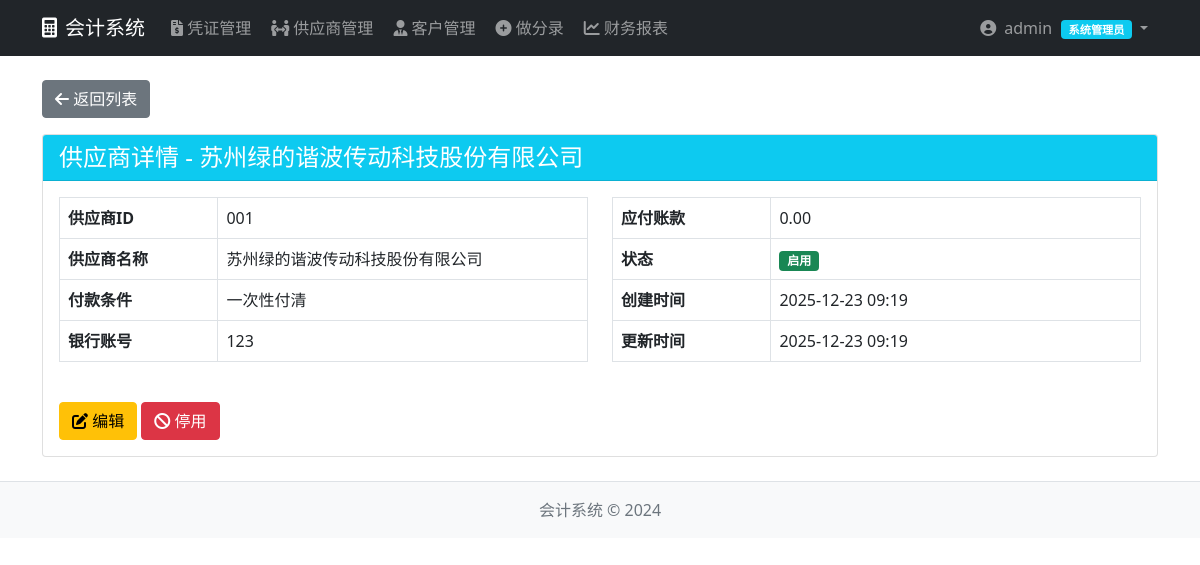
The page /finance/suppliers/001/ (signed in) on the database its author committed.
### users_app/models.py (models this page shows, shortened)
class UserProfile(models.Model):
    user = models.OneToOneField(User, on_delete=models.CASCADE, related_name='profile', verbose_name="关联用户")
    role = models.ForeignKey(Role, on_delete=models.PROTECT, verbose_name="所属角色")
    department = models.CharField(max_length=50, verbose_name="所属部门")
    employee_id = models.CharField(max_length=20, unique=True, verbose_name="员工编号")
    phone = models.CharField(max_length=11, blank=True, null=True, verbose_name="联系电话")
    status = models.CharField(
        max_length=20,
        choices=[('ACTIVE', '启用'), ('INACTIVE', '停用')],
        default='ACTIVE',
        verbose_name="状态"
    )
    update_time = models.DateTimeField(auto_now=True, verbose_name="更新时间")
    class Meta:
        verbose_name = "用户扩展信息"
        verbose_name_plural = "用户扩展信息"
        ordering = ['employee_id']

class Role(models.Model):
    ROLE_TYPE_CHOICES = [
        ('ADMIN', '系统管理员'),
        ('GENERAL_ACCOUNTANT', '总账会计'),
        ('PURCHASE_ACCOUNTANT', '采购会计'),
        ('SALES_ACCOUNTANT', '销售会计'),
        ('CASHIER', '出纳'),
        ('ACCOUNTANT_SUPERVISOR', '会计主管'),
        ('EMPLOYEE', '普通员工'),
        ('HR_STAFF', '人事专员'),
    ]
    role_code = models.CharField(max_length=30, primary_key=True, verbose_name="角色编码")
    role_name = models.CharField(max_length=50, choices=ROLE_TYPE_CHOICES, unique=True, verbose_name="角色名称")
    role_desc = models.TextField(blank=True, null=True, verbose_name="角色描述")
    related_use_cases = models.TextField(blank=True, null=True, verbose_name="关联用例（编号）")
    create_time = models.DateTimeField(auto_now_add=True, verbose_name="创建时间")
    class Meta:
        verbose_name = "角色"
        verbose_name_plural = "角色"
        ordering = ['role_code']

### finance_app/models.py (models this page shows, shortened)
class Supplier(models.Model):
    STATUS_CHOICES = [
        ('ACTIVE', '启用'),
        ('INACTIVE', '停用'),
    ]
    supplier_id = models.CharField(max_length=20, primary_key=True, verbose_name="供应商ID")
    supplier_name = models.CharField(max_length=100, null=False, blank=False, verbose_name="供应商名称")
    payment_terms = models.CharField(max_length=50, null=True, blank=True, verbose_name="付款条件")
    current_payable = models.DecimalField(max_digits=15, decimal_places=2, default=0.00,
                                          verbose_name="当前应付账款")
    bank_account = models.CharField(max_length=50, null=True, blank=True, verbose_name="银行账号")
    status = models.CharField(
        max_length=20,
        choices=STATUS_CHOICES,
        null=False,
        blank=False,
        default='ACTIVE',
        verbose_name="状态"
    )
    create_time = models.DateTimeField(auto_now_add=True, verbose_name="创建时间")
    update_time = models.DateTimeField(auto_now=True, verbose_name="更新时间")
    class Meta:
        db_table = 'suppliers'  # 显式指定数据库表名
        verbose_name = "供应商"
        verbose_name_plural = "供应商"
        ordering = ['supplier_id']

### finance_app/views.py (the view, shortened to what this page needs)
        def _wrapped_view(request, *args, **kwargs):
            if not request.user.is_authenticated:
                return redirect('users:login')
            if request.user.username == 'admin':
                return view_func(request, *args, **kwargs)

### finance_app/views.py (called while the page is built, shortened)
def check_finance_permission(permission_type):
    def decorator(view_func):
        def _wrapped_view(request, *args, **kwargs):
            if not request.user.is_authenticated:
                return redirect('users:login')
            if request.user.username == 'admin':
                return view_func(request, *args, **kwargs)
        return _wrapped_view
    return decorator

@login_required
@check_finance_permission('supplier')
def supplier_detail(request, supplier_id):
    supplier = get_object_or_404(Supplier, supplier_id=supplier_id)
    context = {
        'supplier': supplier,
        'title': f'供应商详情 - {supplier.supplier_name}'
    }
    return render(request, 'finance_app/supplier_detail.html', context)

### finance_app/templates/finance_app/supplier_detail.html (shortened to what this page needs)
{% extends 'base.html' %}
{% block content %}
<div class="container mt-4">
    <div class="mb-3">
        <a href="{% url 'finance_app:supplier_list' %}" class="btn btn-secondary">
            <i class="fas fa-arrow-left"></i> 返回列表
        </a>
    </div>
    <div class="card">
        <div class="card-header bg-info text-white">
            <h4 class="mb-0">{{ title }}</h4>
        </div>
        <div class="card-body">
            <div class="row">
                <div class="col-md-6">
                    <table class="table table-bordered">
                        <tr>
                            <th width="30%">供应商ID</th>
                            <td>{{ supplier.supplier_id }}</td>
                        </tr>
                        <tr>
                            <th>供应商名称</th>
                            <td>{{ supplier.supplier_name }}</td>
                        </tr>
                        <tr>
                            <th>付款条件</th>
                            <td>{{ supplier.payment_terms|default:"-" }}</td>
                        </tr>
                        <tr>
                            <th>银行账号</th>
                            <td>{{ supplier.bank_account|default:"-" }}</td>
                        </tr>
                    </table>
                </div>
                <div class="col-md-6">
                    <table class="table table-bordered">
                        <tr>
                            <th width="30%">应付账款</th>
                            <td>{{ supplier.current_payable }}</td>
                        </tr>
                        <tr>
                            <th>状态</th>
                            <td>
                                {% if supplier.status == 'ACTIVE' %}
                                <span class="badge bg-success">启用</span>
                                {% else %}
                                <span class="badge bg-secondary">停用</span>
                                {% endif %}
                            </td>
                        </tr>
                        <tr>
                            <th>创建时间</th>
                            <td>{{ supplier.create_time|date:"Y-m-d H:i" }}</td>
                        </tr>
                        <tr>
                            <th>更新时间</th>
                            <td>{{ supplier.update_time|date:"Y-m-d H:i" }}</td>
                        </tr>
                    </table>
                </div>
            </div>
            <div class="mt-4 d-flex justify-content-between">
                <div>
                    <a href="{% url 'finance_app:supplier_edit' supplier.supplier_id %}"
                       class="btn btn-warning">
                        <i class="fas fa-edit"></i> 编辑
                    </a>
                    <form method="post" action="{% url 'finance_app:supplier_toggle_status' supplier.supplier_id %}"
                          class="d-inline">
                        <button type="submit" class="btn {% if supplier.status == 'ACTIVE' %}btn-danger{% else %}btn-success{% endif %} ml-2">
                            {% if supplier.status == 'ACTIVE' %}<i class="fas fa-ban"></i> 停用{% else %}<i class="fas fa-check"></i> 启用{% endif %}
                        </button>
                    </form>
                </div>
            </div>
        </div>
    </div>
</div>
{% endblock %}

### templates/base.html (shortened to what this page needs)
<!DOCTYPE html>
<html lang="zh-CN">
<head>
    <link href="https://cdn.jsdelivr.net/npm/bootstrap@5.1.3/dist/css/bootstrap.min.css" rel="stylesheet">
    <link rel="stylesheet" href="https://cdnjs.cloudflare.com/ajax/libs/font-awesome/6.0.0/css/all.min.css">
</head>
<body>
    <nav class="navbar navbar-expand-lg navbar-dark bg-dark">
        <div class="container">
            <a class="navbar-brand" href="{% url 'users:home' %}">
                <i class="fas fa-calculator me-2"></i>会计系统
            </a>
            <div class="collapse navbar-collapse" id="navbarNav">
                <ul class="navbar-nav me-auto">
                    {% if user.is_authenticated %}
                        {% with role_code=user.profile.role.role_code %}
                        {% if user.username == 'admin' or role_code in "GENERAL_ACCOUNTANT,PURCHASE_ACCOUNTANT,SALES_ACCOUNTANT,ACCOUNTANT_SUPERVISOR,CASHIER" %}
                        <li class="nav-item">
                            <a class="nav-link" href="{% url 'finance_app:voucher_list' %}">
                                <i class="fas fa-file-invoice-dollar"></i> 凭证管理
                            </a>
                        </li>
                        {% endif %}
                        {% if user.username == 'admin' or role_code in "PURCHASE_ACCOUNTANT,ACCOUNTANT_SUPERVISOR" %}
                        <li class="nav-item">
                            <a class="nav-link" href="{% url 'finance_app:supplier_list' %}">
                                <i class="fas fa-people-arrows"></i> 供应商管理
                            </a>
                        </li>
                        {% endif %}
                        {% if user.username == 'admin' or role_code in "SALES_ACCOUNTANT,ACCOUNTANT_SUPERVISOR" %}
                        <li class="nav-item">
                            <a class="nav-link" href="{% url 'finance_app:customer_list' %}">
                                <i class="fas fa-user-tie"></i> 客户管理
                            </a>
                        </li>
                        {% endif %}
                        {% if user.username == 'admin' or role_code in "GENERAL_ACCOUNTANT,PURCHASE_ACCOUNTANT,SALES_ACCOUNTANT,ACCOUNTANT_SUPERVISOR,CASHIER" %}
                        <li class="nav-item">
                            <a class="nav-link" href="{% url 'finance_app:voucher_create' %}">
                                <i class="fas fa-plus-circle"></i> 做分录
                            </a>
                        </li>
                        {% endif %}
                        {% if user.username == 'admin' or role_code in "GENERAL_ACCOUNTANT,PURCHASE_ACCOUNTANT,SALES_ACCOUNTANT,ACCOUNTANT_SUPERVISOR,CASHIER" %}
                        <li class="nav-item">
                            <a class="nav-link" href="{% url 'finance_app:report_home' %}">
                                <i class="fas fa-chart-line"></i> 财务报表
                            </a>
                        </li>
                        {% endif %}
                        {% endwith %}
                    {% endif %}
                </ul>
                <ul class="navbar-nav">
                    {% if user.is_authenticated %}
                    <li class="nav-item dropdown">
                        <a class="nav-link dropdown-toggle" href="#" id="userDropdown" role="button" data-bs-toggle="dropdown">
                            <i class="fas fa-user-circle"></i>
                            <span class="ms-1">{{ user.username }}</span>
                            <span class="user-role-badge badge bg-info">
                                {{ user.profile.role.get_role_name_display|default:"未分配" }}
                            </span>
                        </a>
                    </li>
                    {% else %}
                    <li class="nav-item">
                        <a class="nav-link" href="{% url 'users:login' %}">
                            <i class="fas fa-sign-in-alt"></i> 登录
                        </a>
                    </li>
                    {% endif %}
                </ul>
            </div>
        </div>
    </nav>
    <main>
        {% block content %}{% endblock %}
    </main>
    <footer class="bg-light py-3 mt-4 border-top">
        <div class="container text-center">
            <span class="text-muted">会计系统 &copy; 2024</span>
        </div>
    </footer>
</body>
</html>

### templates/base.html (style rules this page uses)
.navbar-nav .nav-link { padding: 0.5rem 1rem; margin: 0 2px; border-radius: 4px; transition: all 0.3s; }
.user-role-badge { font-size: 0.7rem; vertical-align: middle; margin-left: 5px; }

### rows shown on the page
Supplier: supplier_id "001", supplier_name "苏州绿的谐波传动科技股份有限公司", payment_terms "一次性付清", bank_account "123", current_payable "0.00", create_time "2025-12-23 09:19", update_time "2025-12-23 09:19"

### other values the page prints
{{ user.username }} "admin"
{{ user.profile.role.get_role_name_display|default:"未分配" }} "系统管理员"
{{ title }} "供应商详情 - 苏州绿的谐波传动科技股份有限公司"
